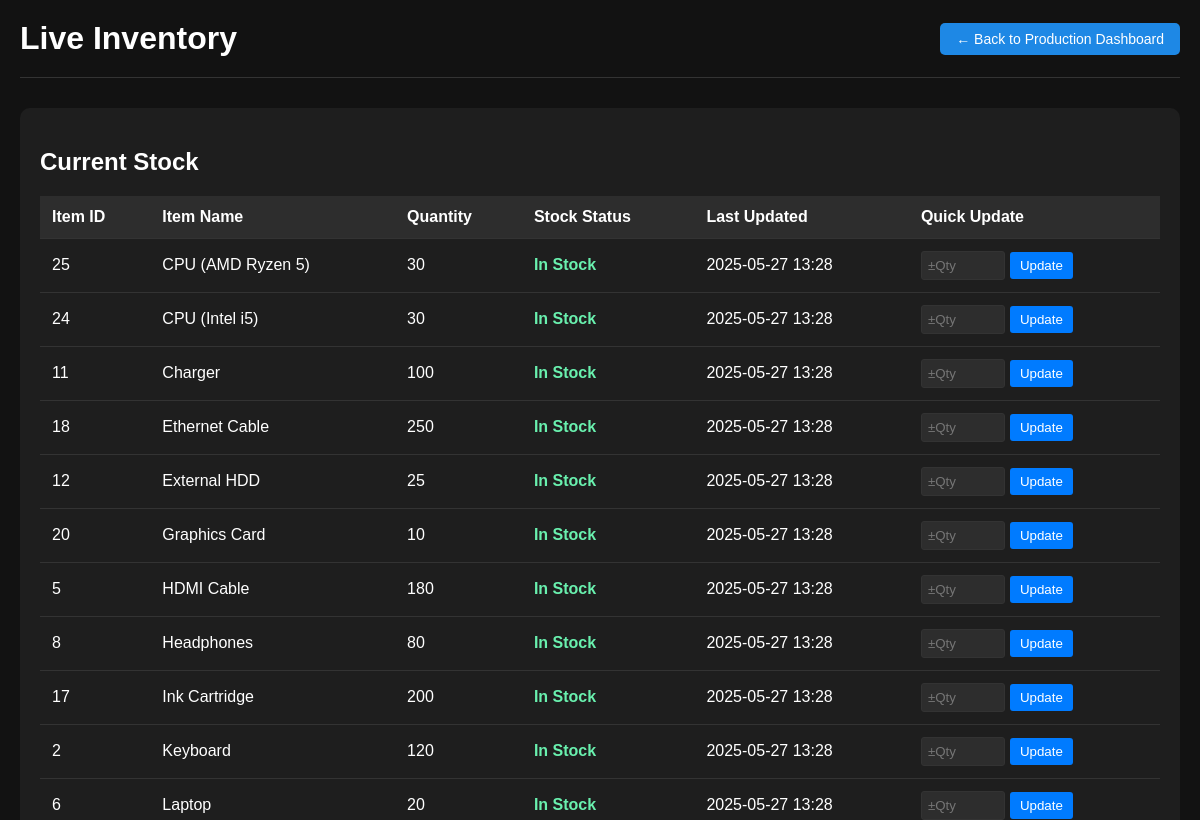
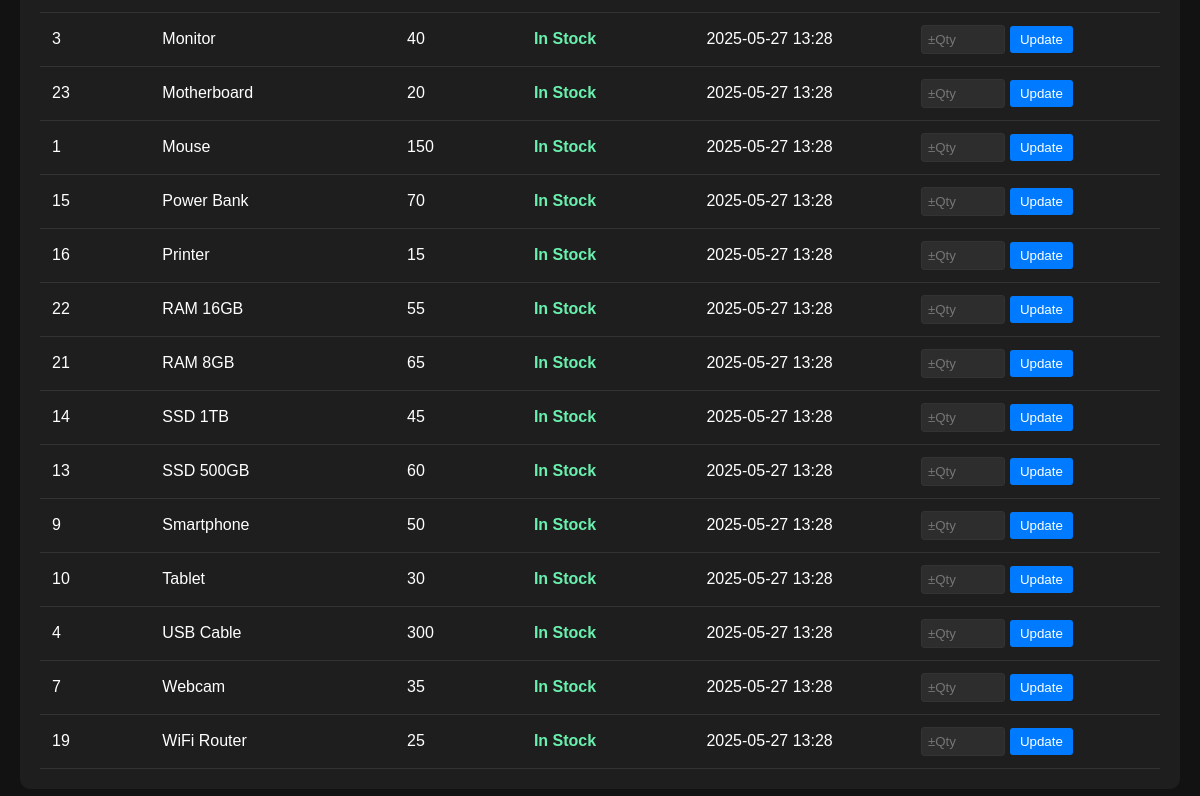
Before: /live-inventory (signed in) with the older database file (2 pictures, top to bottom).
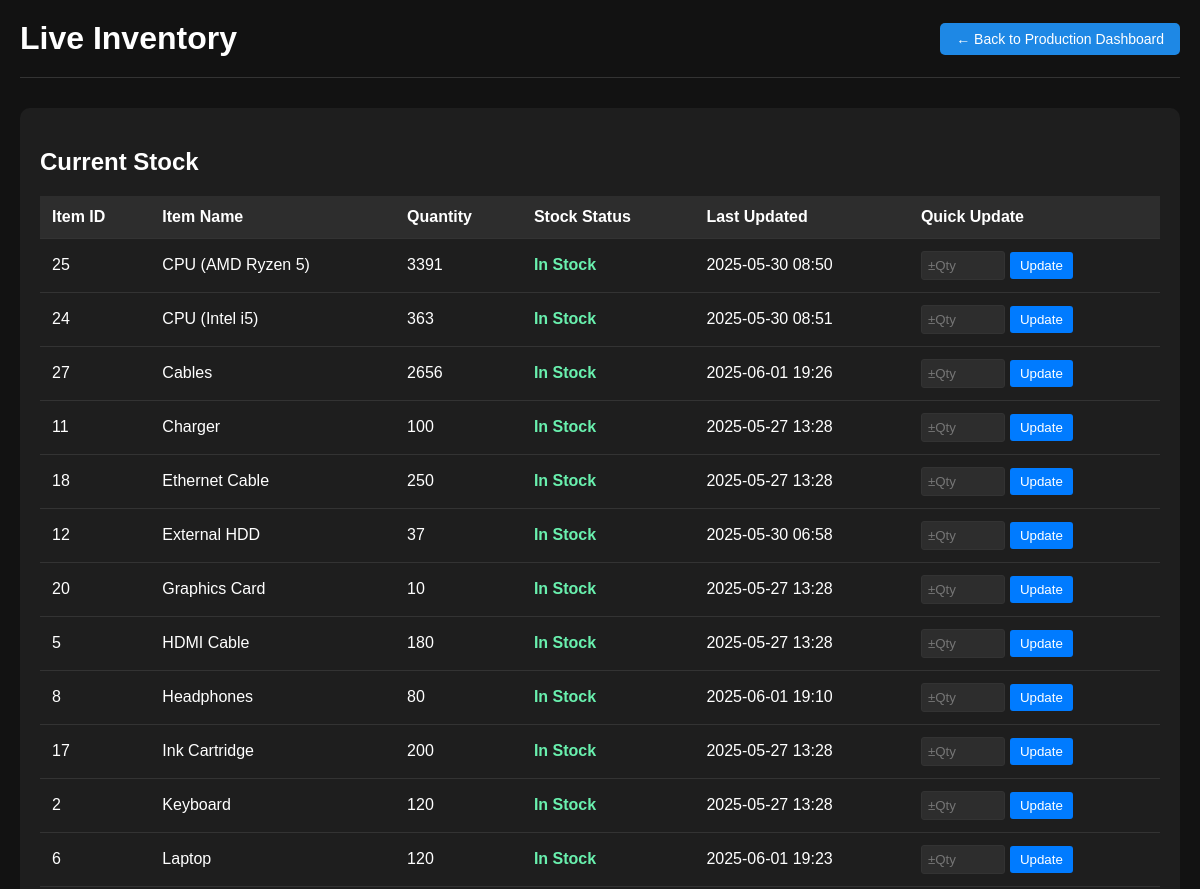
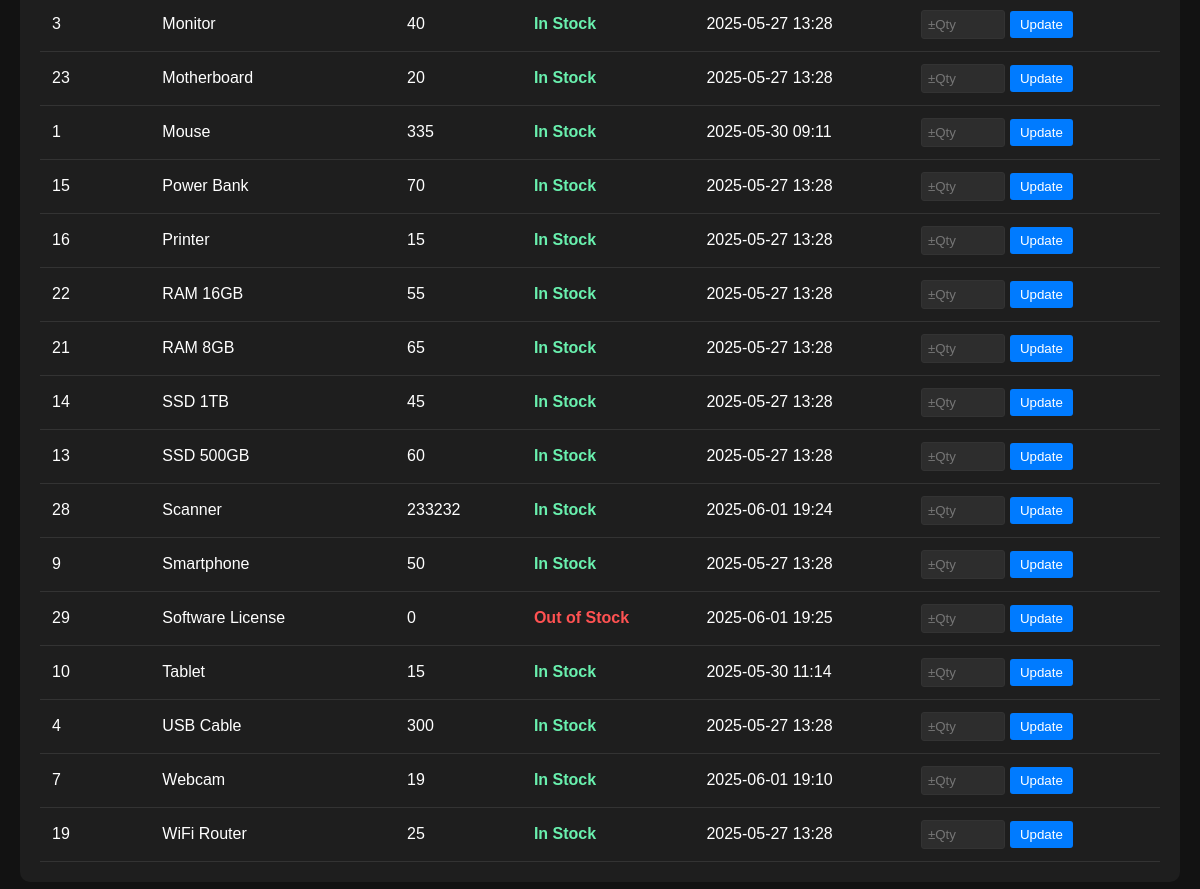
After: the same page with the newer database file (2 pictures, top to bottom).
### models.py (models this page shows)
class Inventory(db.Model):
    id = db.Column(db.Integer, primary_key=True)
    item_name = db.Column(db.String(100), unique=True, nullable=False)  # e.g., "Mouse", "Monitor"
    stock_quantity = db.Column(db.Integer, nullable=False, default=0)   # Available quantity
    low_stock_threshold = db.Column(db.Integer, default=5)  # 🔔 For low stock alerts
    last_updated = db.Column(db.DateTime, default=datetime.utcnow, onupdate=datetime.utcnow)

### app.py (the view)
@app.route('/live-inventory')
@login_required
def live_inventory():
    try:
        inventory_items = Inventory.query.order_by(Inventory.item_name).all()
    except Exception as e:
        flash(f"Error fetching inventory: {str(e)}", "error")
        inventory_items = []
    return render_template('production_live_inventory.html', inventory_items=inventory_items, title="Live Inventory")

### app.py (called while the page is built)
@login_manager.user_loader
def load_user(user_id):
    return User.query.get(int(user_id))

@app.after_request
def add_header(response):
    response.headers["Cache-Control"] = "no-cache, no-store, must-revalidate, private"
    response.headers["Pragma"] = "no-cache"
    response.headers["Expires"] = "-1"
    return response

### templates/production_live_inventory.html (shortened to what this page needs)
<!DOCTYPE html>
<html lang="en">
<head>
</head>
<body>
    <div class="container">
        <div class="header">
            <h1>Live Inventory</h1>
            <div class="back-button">
                <a href="{{ url_for('production_page') }}">← Back to Production Dashboard</a>
            </div>
        </div>
        <div class="table-container">
            <h2>Current Stock</h2>
            {% if inventory_items %}
            <table>
                <thead>
                    <tr>
                        <th>Item ID</th>
                        <th>Item Name</th>
                        <th>Quantity</th>
                        <th>Stock Status</th>
                        <th>Last Updated</th>
                        <th>Quick Update</th>
                    </tr>
                </thead>
                <tbody>
                    {% for item in inventory_items %}
                    <tr>
                        <td>{{ item.id }}</td>
                        <td>{{ item.item_name }}</td>
                        <td>{{ item.stock_quantity }}</td>
                        <td>
                            {% if item.stock_quantity == 0 %}
                                <span class="status-out-of-stock">Out of Stock</span>
                            {% elif item.stock_quantity <= item.low_stock_threshold %}
                                <span class="status-low-stock">Low Stock</span>
                            {% else %}
                                <span class="status-in-stock">In Stock</span>
                            {% endif %}
                        </td>
                        <td>{{ item.last_updated.strftime('%Y-%m-%d %H:%M') if item.last_updated else 'N/A' }}</td>
                        <td>
                            <form method="POST" action="{{ url_for('update_stock') }}" style="display: flex; align-items: center; gap: 5px;">
                                <input type="number" name="quantity" placeholder="±Qty" style="width: 70px; padding: 6px; border-radius: 3px; border: 1px solid #333; background-color: #2d2d2d; color: #fff;" required>
                                <button type="submit" style="padding: 6px 10px; background-color: #007bff; color: white; border: none; border-radius: 3px; cursor: pointer;">Update</button>
                            </form>
                        </td>
                    </tr>
                    {% endfor %}
                </tbody>
            </table>
            {% else %}
            <div class="no-items">
                <p>No items currently in inventory.</p>
            </div>
            {% endif %}
        </div>
    </div>
</body>
</html>

Changed rows visible on the page:
changed Inventory "CPU (AMD Ryzen 5)": stock_quantity "30" → "3391"; last_updated "2025-05-27 13:28" → "2025-05-30 08:50"
changed Inventory "CPU (Intel i5)": stock_quantity "30" → "363"; last_updated "2025-05-27 13:28" → "2025-05-30 08:51"
added Inventory: id "27", item_name "Cables", stock_quantity "2656", low_stock_threshold "In Stock", last_updated "2025-06-01 19:26"
changed Inventory "External HDD": stock_quantity "25" → "37"; last_updated "2025-05-27 13:28" → "2025-05-30 06:58"
changed Inventory "Headphones": last_updated "2025-05-27 13:28" → "2025-06-01 19:10"
changed Inventory "Laptop": stock_quantity "20" → "120"; last_updated "2025-05-27 13:28" → "2025-06-01 19:23"
changed Inventory "Mouse": stock_quantity "150" → "335"; last_updated "2025-05-27 13:28" → "2025-05-30 09:11"
added Inventory: id "28", item_name "Scanner", stock_quantity "233232", low_stock_threshold "In Stock", last_updated "2025-06-01 19:24"
added Inventory: id "29", item_name "Software License", stock_quantity "0", shows "Out of Stock", last_updated "2025-06-01 19:25"
changed Inventory "Tablet": stock_quantity "30" → "15"; last_updated "2025-05-27 13:28" → "2025-05-30 11:14"
changed Inventory "Webcam": stock_quantity "35" → "19"; last_updated "2025-05-27 13:28" → "2025-06-01 19:10"
